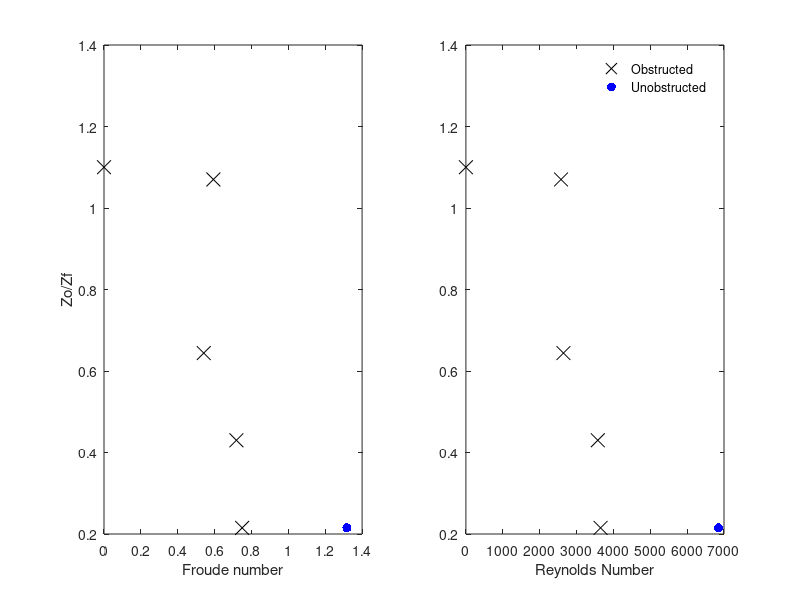

Recreate this plot in MATLAB. (Note: this script raises an error after producing the figure.)
pkg load image;
#useful_functions;

FILE = csvread('Fr_and_Re.csv');

FrUO = FILE(5,2);
FrO = FILE(6:10,2);

ReUO = FILE(5,3);
ReO = FILE(6:10,3);

H = FILE(6:10,5);
Hun = FILE(6,5);
#
f = figure;
subplot(1,2,1);
plot(FrO, H, 'xk', 'markersize', 10, FrUO, Hun, '.b', 'markersize', 20);
xlabel('Froude number');
ylabel('Zo/Zf');

subplot(1,2,2);
plot(ReO, H, 'xk', 'markersize', 10, ReUO, Hun, '.b', 'markersize', 20);
xlabel('Reynolds Number');
legend('Obstructed','Unobstructed');
legend boxoff

figure_size (f, 'talk size froude and rerynolds numbers.jpeg', 30,21)
#saveas(fig,'Froude and Reynods numbers.jpeg');
